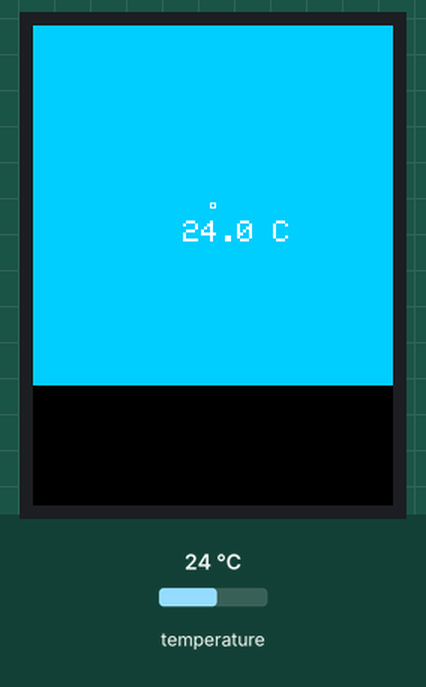
Bench run of a sketch on a simulated ESP32-S3. Shown: 240×320 colour display. The test bench sets the inputs (shaded band); at power-on: temperature 24 °C.

Above: at 1.5 s.
1.6 s: temperature set to 12 °C
At 2.5 s:
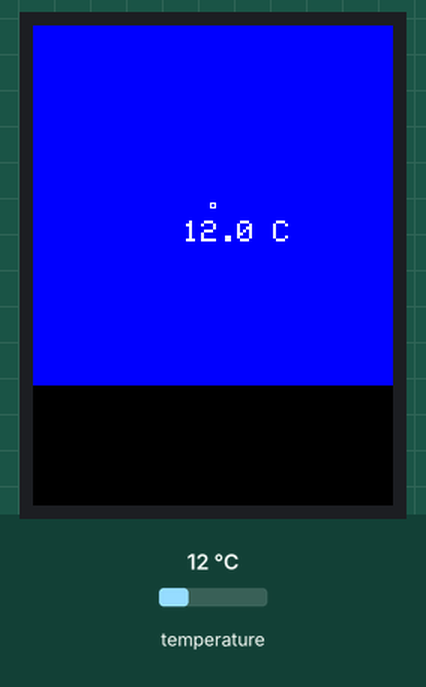
3.2 s: temperature set to 28 °C
At 4.5 s:
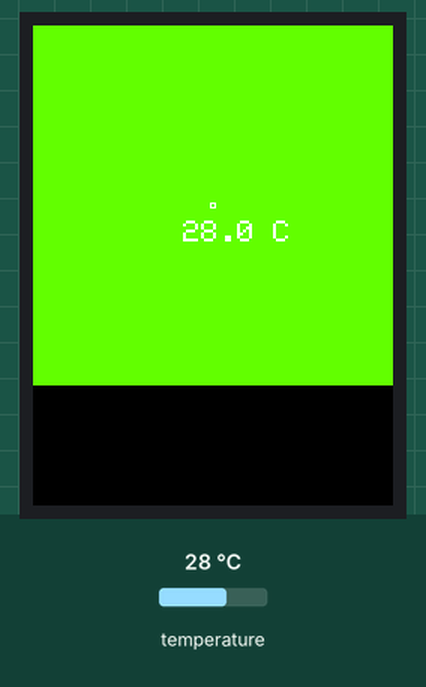
4.8 s: temperature set to 33 °C
At 5.6 s:
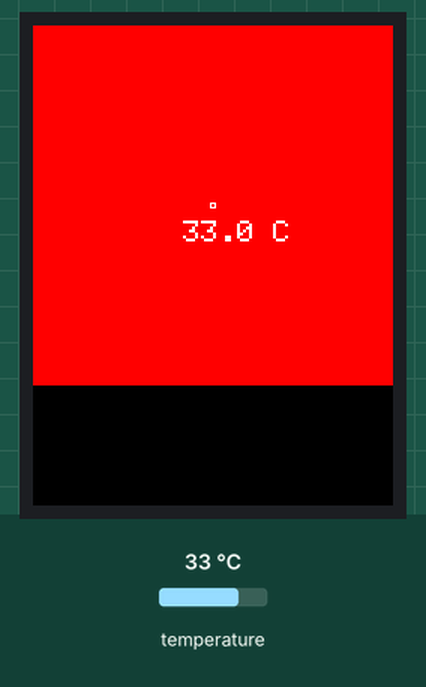
6.4 s: temperature set to 31 °C
At 7.7 s:
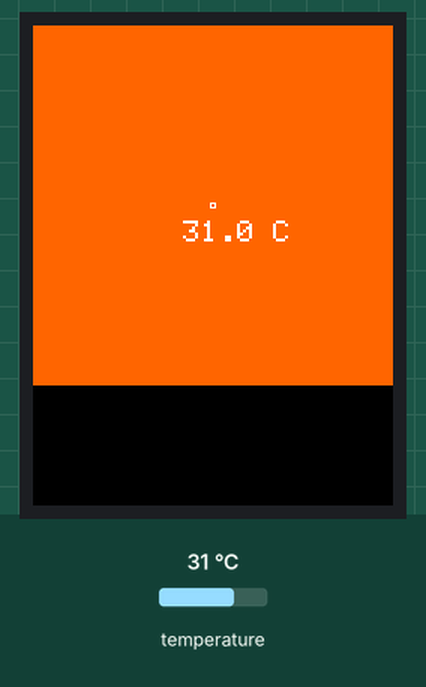
Timing chart, 0 to 9.0 s (numbered marks = the images above; inputs shaded):
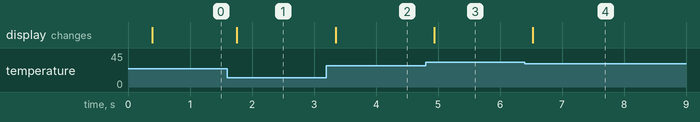

Measured:
- after the input at 1.6 s, the display: changes after 0.16 s (image 1)
- after the input at 3.2 s, the display: changes after 0.15 s (image 2)
- after the input at 4.8 s, the display: changes after 0.14 s (image 3)
- after the input at 6.4 s, the display: changes after 0.13 s (image 4)

The sketch:

ESP32S3_I2C_AMG88xx_LCD.ino
```cpp
#include <Wire.h>
#include <Adafruit_AMG88xx.h>
#include <TFT_eSPI.h>

#define SCREEN_WIDTH  240
#define SCREEN_HEIGHT 240

// ช่วงอุณหภูมิสำหรับการแสดงสี
#define MINTEMP 22
#define MAXTEMP 32

Adafruit_AMG88xx amg;
TFT_eSPI tft = TFT_eSPI();

const int matrix_size = 8;
float pixels[matrix_size * matrix_size];

void setup() {
    Serial.begin(115200);
    Wire.begin(14, 15); // ขา SDA, SCL สำหรับ ESP32

    tft.init();
    tft.setRotation(0);
    tft.fillScreen(TFT_BLACK);

    if (!amg.begin(0x69)) {
        Serial.println("AMG88xx not found. Check wiring!");
        while (1);
    }
    delay(100);
}

void loop() {
    amg.readPixels(pixels);
    drawHeatMap();
    displayCenterTemp(); // ฟังก์ชันแสดงตัวเลขที่เราเพิ่มเข้าไป
    delay(50); // ลด Delay ลงเล็กน้อยเพื่อให้การแสดงผลลื่นไหลขึ้น
}

void drawHeatMap() {
    float minVal = MINTEMP, maxVal = MAXTEMP;
    float range = maxVal - minVal;
    int rectSize = SCREEN_WIDTH / matrix_size;

    for (int y = 0; y < matrix_size; y++) {
        for (int x = 0; x < matrix_size; x++) {
            int index = y * matrix_size + x;
            float normalized = (pixels[index] - minVal) / range;
            normalized = constrain(normalized, 0.0, 1.0);
            uint16_t color = getColorFromValue(normalized);

            // วาดสี่เหลี่ยมแต่ละพิกเซล
            tft.fillRect(x * rectSize, y * rectSize, rectSize, rectSize, color);
        }
    }
}

// ฟังก์ชันใหม่สำหรับคำนวณและแสดงผลตัวเลขกลางหน้าจอ
void displayCenterTemp() {
    // คำนวณหาค่าเฉลี่ยจุดกึ่งกลาง (จากพิกเซลตำแหน่งที่ 27, 28, 35, 36 ใน Array 8x8)
    // หรือเอาง่ายๆ คือจุดที่ [3][3] ในระบบพิกัด 0-7
    float centerTemp = pixels[27];

    // วาดจุด Mark เล็กๆ ตรงกลาง (Optional)
    tft.drawRect((SCREEN_WIDTH/2)-2, (SCREEN_HEIGHT/2)-2, 4, 4, TFT_WHITE);

    // ตั้งค่าการแสดงผลตัวเลข
    tft.setTextColor(TFT_WHITE); // สีตัวอักษร
    tft.setTextSize(2);          // ขนาดตัวอักษร

    // วาดพื้นหลังตัวเลขเล็กน้อยเพื่อให้มองเห็นได้ชัดในทุกสีพื้นหลัง
    tft.setCursor((SCREEN_WIDTH / 2) - 20, (SCREEN_HEIGHT / 2) + 10);
    tft.print(centerTemp, 1);    // แสดงทศนิยม 1 ตำแหน่ง
    tft.print(" C");
}

uint16_t getColorFromValue(float value) {
    uint8_t r, g, b;
    value = constrain(value, 0.0, 1.0);
    if (value < 0.25) {
        r = 0; g = value * 4 * 255; b = 255;
    } else if (value < 0.5) {
        r = 0; g = 255; b = (1.0 - (value - 0.25) * 4) * 255;
    } else if (value < 0.75) {
        r = (value - 0.5) * 4 * 255; g = 255; b = 0;
    } else {
        r = 255; g = (1.0 - (value - 0.75) * 4) * 255; b = 0;
    }
    return tft.color565(r, g, b);
}
```
